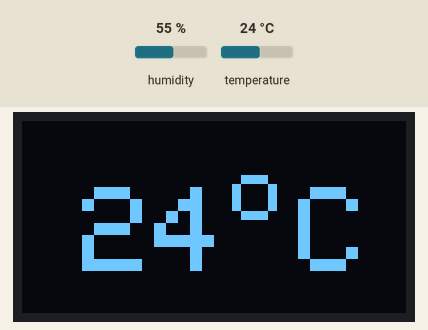
The sketch below on a simulated Arduino Uno, built with avr-gcc and run on an emulated ATmega328P. Parts: 128×64 one-colour display. The test bench sets the inputs (shaded band); at power-on: humidity 55 %, temperature 24 °C.

Above: at 1.2 s.
1.3 s: humidity set to 22 %
At 6.7 s:
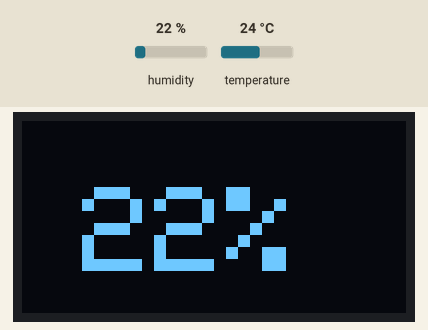
10.8 s: temperature set to 12 °C
At 13.6 s:
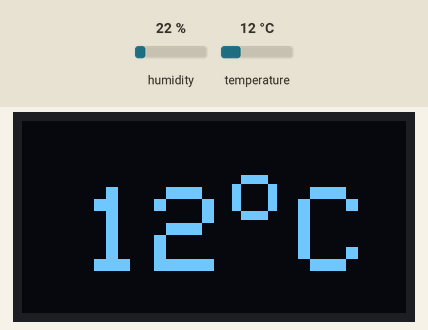
15.9 s: humidity set to 40 %
At 19.0 s:
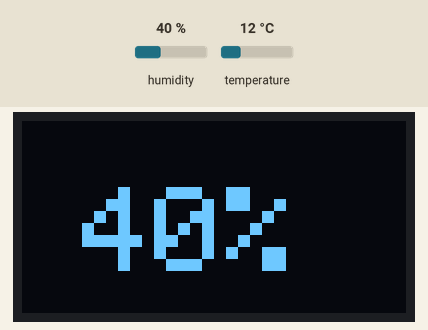
22.0 s: temperature set to 19 °C
At 25.9 s:
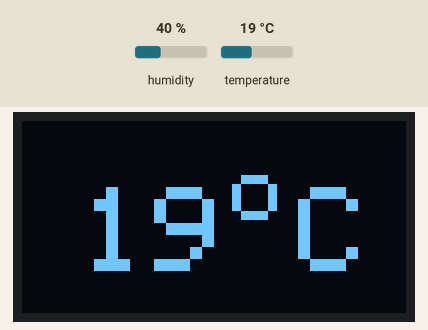
Timing chart, 0 to 27.4 s (numbered marks = the images above; inputs shaded):
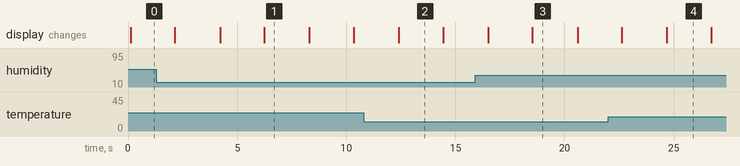

The sketch:

SHT_21_OLED_2a.ino
```cpp
/* This code works with SHT-21/HTU-21/GY-21 Digital temperature and humidity sensor and 128*64 OLED screen
 * It displays the Temperature in Fahrenheit and Humidity in %RH only one of them every 2s
 * Refer to www.surtrtech.com for more details
 * https://surtrtech.com/2020/03/16/sht-21-htu-21-measure-temperature-and-himidity-with-arduino-oled-lcd/
 * small changes by Nicu FLORICA (niq_ro)
 */

#include <SHT21.h>               //SHT21 and OLED libraries
#include <Adafruit_SSD1306.h>

#define SCREEN_WIDTH 128 // OLED display width, in pixels
#define SCREEN_HEIGHT 64 // OLED display height, in pixels
#define OLED_RESET    -1 // Reset pin # (or -1 if sharing Arduino reset pin)

SHT21 sht;                      //SHT on OLED entities
Adafruit_SSD1306 display(SCREEN_WIDTH, SCREEN_HEIGHT, &Wire, OLED_RESET);


float Temp;          //Here we store the temperature and humidity valuesui;ju
float Humidity;

void setup() {

  Wire.begin();                              //Start the i²c communication
  display.begin(SSD1306_SWITCHCAPVCC, 0x3C); //Start the OLED display
  display.clearDisplay();
  display.display();

}

void loop() {

  Temp = sht.getTemperature();       //To get the temperature and humidity values and store them in their respective variable
  Humidity = sht.getHumidity();

  display.clearDisplay();            //Clear the display everytime

  display.setTextColor(WHITE);
  Print_T();                         //Function that displays the Temperature in °F
  display.display();
  delay(2000);                       //Wait 2s
  display.clearDisplay();
  Print_H();                         //Function that displays the Humidity in %RH
  display.display();
  delay(2000);

}

void Print_T(){
  display.setTextSize(4);            //Setting the text size and color
  display.setCursor(20,22);
//  display.print("T: ");
//  Temp=Temp*1.8+ 32;         //The value is given by °C here we convert it to °F
  display.print(Temp,0);     //Here since I'm using a bigger text size, I've chosen to display the float variables as integers: Temp,0 means it will display no number after the comma
//  display.print(" F");
  display.print(" C");
  display.setTextSize(3);            //Setting the text size and color
  display.setCursor(70,12);
  display.print("o");
}
void Print_H(){
  display.setTextSize(4);            //Setting the text size and color
  display.setCursor(20,22);
 // display.print("H: ");
  display.print(Humidity,0);
  display.print("%");
}
```

Measured:
- after the input at 1.3 s, the display: first differs from a run without the input after 4.9 s (image 1)
- after the input at 10.8 s, the display: changes after 1.6 s (image 2)
- after the input at 15.9 s, the display: first differs from a run without the input after 2.6 s (image 3)
- after the input at 22.0 s, the display: first differs from a run without the input after 2.7 s (image 4)
- what the display in image 1 shows lasts 2.1 s, from 6.2 s to 8.3 s
- what the display in image 2 shows lasts 2.0 s, from 12.4 s to 14.4 s
